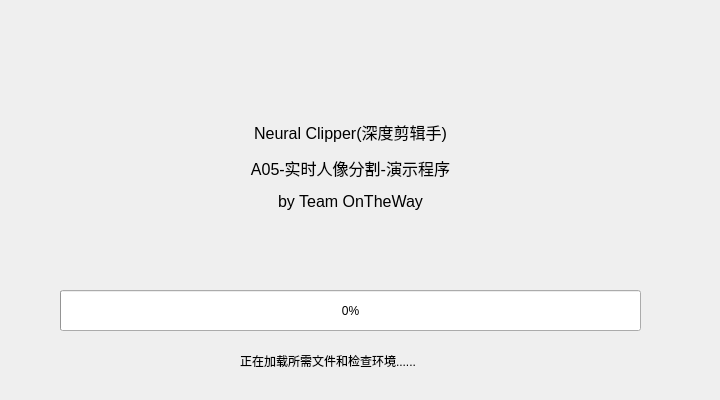
<?xml version="1.0" encoding="UTF-8"?>
<ui version="4.0">
 <class>WelcomeWindow</class>
 <widget class="QDialog" name="WelcomeWindow">
  <property name="geometry">
   <rect>
    <x>0</x>
    <y>0</y>
    <width>720</width>
    <height>400</height>
   </rect>
  </property>
  <property name="windowTitle">
   <string>正在加载所需文件和检查环境......</string>
  </property>
  <widget class="QLabel" name="label">
   <property name="geometry">
    <rect>
     <x>130</x>
     <y>70</y>
     <width>441</width>
     <height>191</height>
    </rect>
   </property>
   <property name="text">
    <string>&lt;html&gt;&lt;head/&gt;&lt;body&gt;&lt;p align=&quot;center&quot;&gt;&lt;span style=&quot; font-size:12pt;&quot;&gt;Neural Clipper(深度剪辑手)&lt;/span&gt;&lt;/p&gt;&lt;p align=&quot;center&quot;&gt;&lt;span style=&quot; font-size:12pt;&quot;&gt;A05-实时人像分割-演示程序&lt;/span&gt;&lt;/p&gt;&lt;p align=&quot;center&quot;&gt;&lt;span style=&quot; font-size:12pt;&quot;&gt;by Team OnTheWay&lt;/span&gt;&lt;/p&gt;&lt;/body&gt;&lt;/html&gt;</string>
   </property>
   <property name="wordWrap">
    <bool>true</bool>
   </property>
  </widget>
  <widget class="QProgressBar" name="progressBar">
   <property name="geometry">
    <rect>
     <x>60</x>
     <y>290</y>
     <width>581</width>
     <height>41</height>
    </rect>
   </property>
   <property name="value">
    <number>0</number>
   </property>
  </widget>
  <widget class="QLabel" name="label_2">
   <property name="geometry">
    <rect>
     <x>240</x>
     <y>340</y>
     <width>251</width>
     <height>41</height>
    </rect>
   </property>
   <property name="text">
    <string>正在加载所需文件和检查环境......</string>
   </property>
  </widget>
 </widget>
 <resources/>
 <connections/>
</ui>
